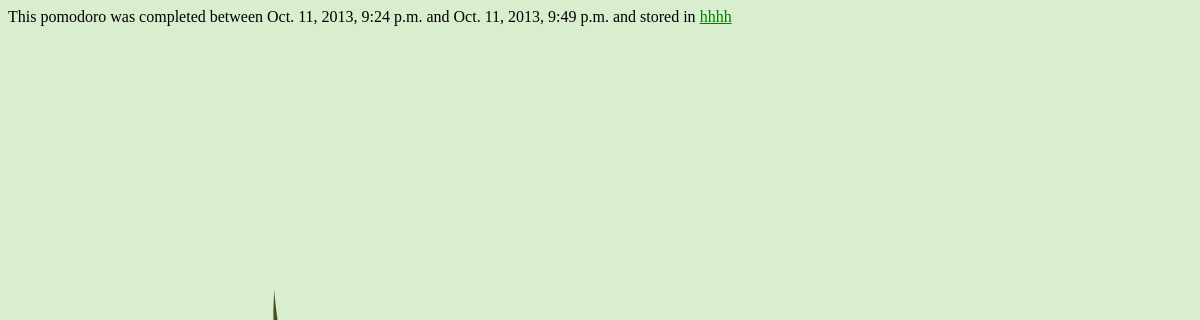
Page /pymodoro/58/ (signed in) on the committed database.
### Pymodoro/models.py (models this page shows, shortened)
class Pomodoro(models.Model):
    user = models.ForeignKey(User)
    tag = models.CharField(max_length=200)
    end_time = models.DateTimeField("end time")
    def init_time(self):
        return self.end_time - datetime.timedelta(minutes=25)
    def is_from_today(self):
        return self.end_time.date() == datetime.date.today()
    is_from_today.admin_order_field = 'end_time'
    is_from_today.boolean = True
    is_from_today.short_description = 'is from today?'

### Pymodoro/views.py (the view)
# urls.py: url(r'^(?P<pk>\d+)/$', views.DetailView.as_view(), name='detail'),
class DetailView(generic.DetailView):
    model = Pomodoro
    template_name = 'Pymodoro/detail.html'
    def get_queryset(self):
        return Pomodoro.objects.filter(user=self.request.user)

### Pymodoro/templates/Pymodoro/detail.html (shortened to what this page needs)
{% load staticfiles %}
<link rel="stylesheet" type="text/css" href="{% static 'Pymodoro/style.css' %}" />
This pomodoro was completed between {{ pomodoro.init_time }} and {{ pomodoro.end_time }} and stored in <a href="{% url 'Pymodoro:tag' pomodoro.tag %}">{{ pomodoro.tag }}</a>

### Pymodoro/static/Pymodoro/style.css (style rules this page uses)
a { color: green; }

### rows in the picture
Pomodoro: init_time "Oct. 11, 2013, 9:24 p.m.", end_time "Oct. 11, 2013, 9:49 p.m.", tag "hhhh"
